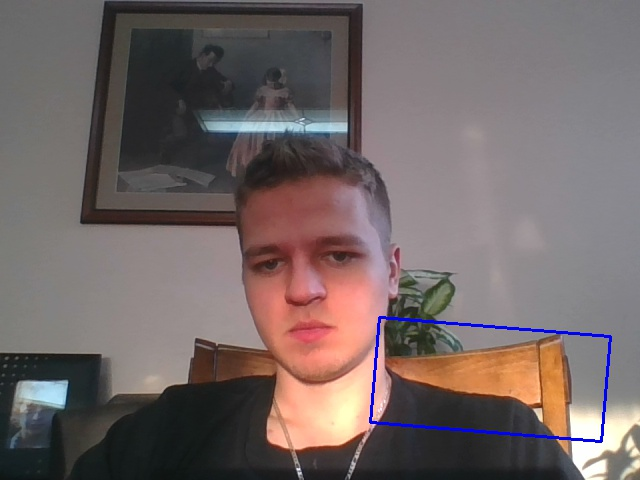
#> input picture TestImg.jpg, 640 x 480 px, given in place of the camera
$ python FeatureRecognition.py   (older library calls are emulated)
#> lines starting #> are read from the running program, lines starting #| are printed output that depends on the picture; after the words box and inside, x2 and y2 are one past the last pixel; in counts of white or black regions, pixels touching at a corner belong together
########################################## Feature Recognition Training  ###################################

import cv2
from matplotlib import pyplot as plt
import numpy as np
import sys
#print(sys.path)
#print ('\n'.join(sys.path))
print("OpenCV Version: {}". format(cv2. __version__))

cap = cv2.VideoCapture(0)
while(1):
    # Take each frame
    _, frame = cap.read()
#> frame is the input picture: shape (480, 640, 3); mean B, G, R 102.3, 103, 115
    _ , thresh = cv2.threshold(frame,127,255,cv2.THRESH_BINARY)
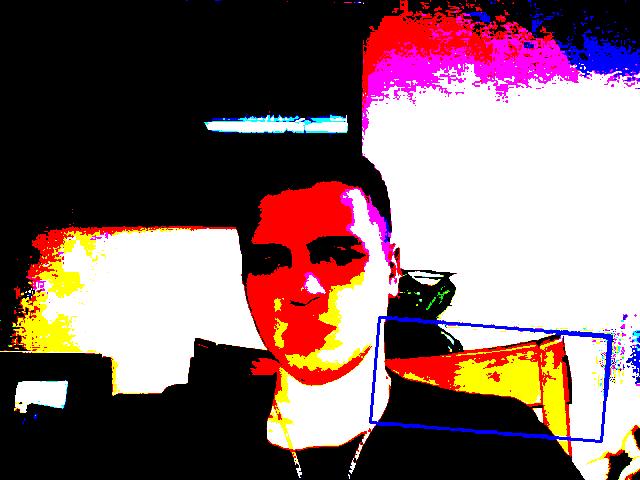
#> thresh: shape (480, 640, 3); mean B, G, R 102.8, 100.9, 128.6
    _ , thresh2 = cv2.threshold(frame,200,255,cv2.THRESH_BINARY)
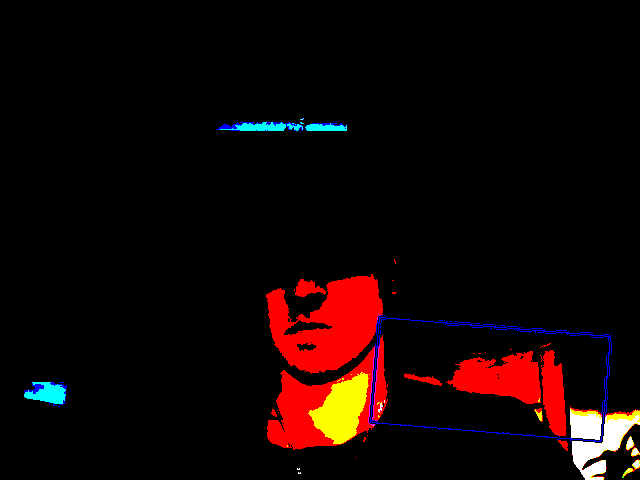
#> thresh2: shape (480, 640, 3); mean B, G, R 4.5, 5.6, 18.8
    gray = cv2.cvtColor(frame,cv2.COLOR_BGR2GRAY)
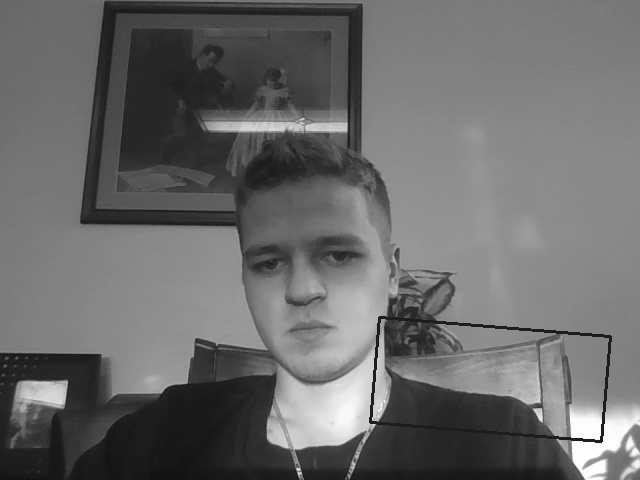
#> gray: shape (480, 640); min 17, max 255, mean 106.5
    # Initiate FAST object with default values
    fast = cv2.FastFeatureDetector_create(threshold=25)
    # find and draw the keypoints
    kp = fast.detect(frame,None)
#> kp = 285 keypoints; strongest (x, y, size): (598, 438, 7), (602, 440, 7), (601, 442, 7), (372, 418, 7)
    img2 = cv2.drawKeypoints(frame, kp, None,color=(255,0,0))
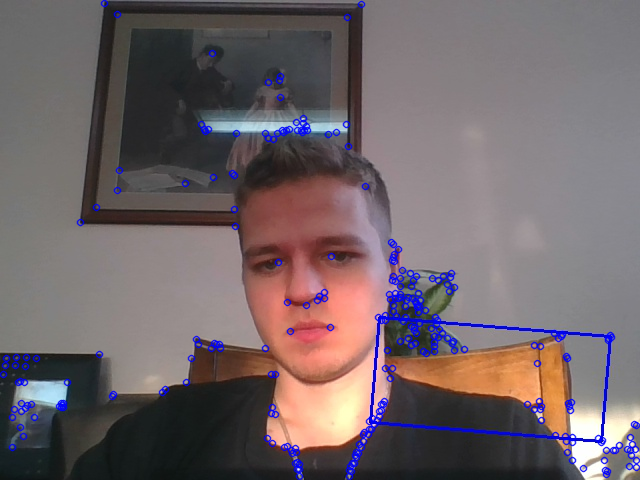
#> img2: shape (480, 640, 3); mean B, G, R 105, 101.1, 112.9

    orb = cv2.ORB_create(WTA_K = 2)  # wta =2 is the default
    kp = orb.detect(frame,None)
#> kp = 500 keypoints; strongest (x, y, size): (602, 440, 31), (596, 438, 37.2), (601, 440, 37.2), (598, 438, 31)
    # compute the descriptors with ORB
    kp, des = orb.compute(frame, kp)
    img3 = cv2.drawKeypoints(frame,kp,None,color=(255,0,0))
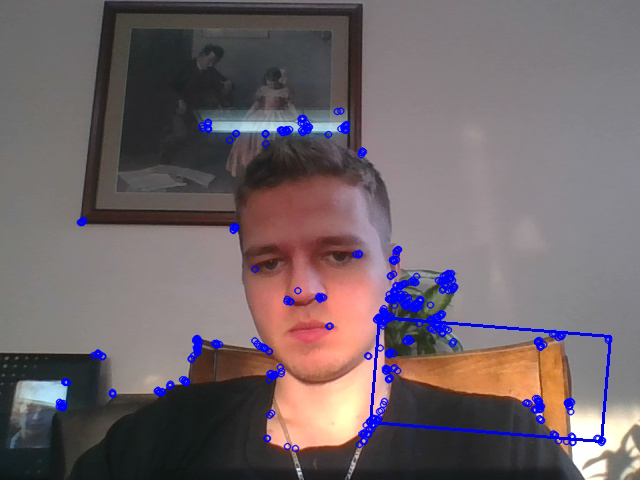
#> img3: shape (480, 640, 3); mean B, G, R 105.1, 100.9, 112.6

    th2 = cv2.adaptiveThreshold(gray,255,cv2.ADAPTIVE_THRESH_MEAN_C,\
            cv2.THRESH_BINARY,11,2)
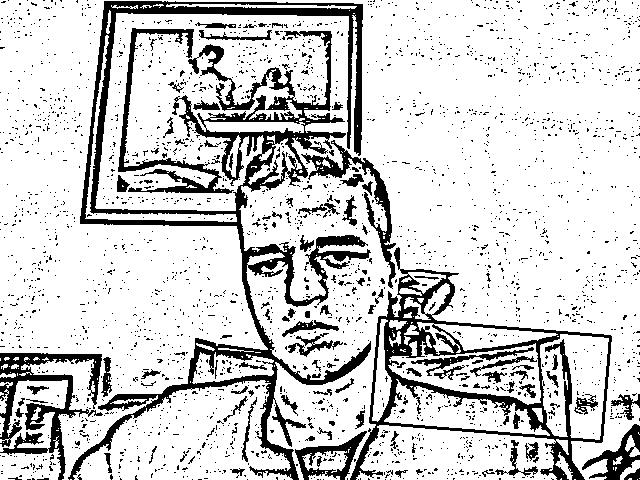
#> th2: shape (480, 640); 81.5% white; 2597 black regions (2487 under 20 px), largest, box (x1, y1, x2, y2) and area: (68, 1, 371, 480) 22424, (350, 247, 612, 480) 9019, (0, 353, 103, 480) 4052
    imageHarrison = np.float32(gray)
    dst = cv2.cornerHarris(imageHarrison,2,3,0.04)
    #dst = cv2.dilate(dst,None)
    #frame[dst>0.01*dst.max()]=[0,0,255]
    corners = cv2.goodFeaturesToTrack(gray,25,0.1,10)
#> corners = 25 rows, first 8: [599, 439], [372, 420], [572, 442], [299, 469], [381, 319], [542, 421], [534, 409], [556, 440]
    corners = np.int0(corners)
    for i in corners:
    	x,y = i.ravel()
    	cv2.circle(frame,(x,y),3,255,-1)
#> this loop made 25 passes
#> (x, y) on passes 1 to 12: (599, 439), (372, 420), (572, 442), (299, 469), (381, 319), (542, 421), (534, 409), (556, 440), (608, 338), (356, 458), (216, 345), (350, 473)
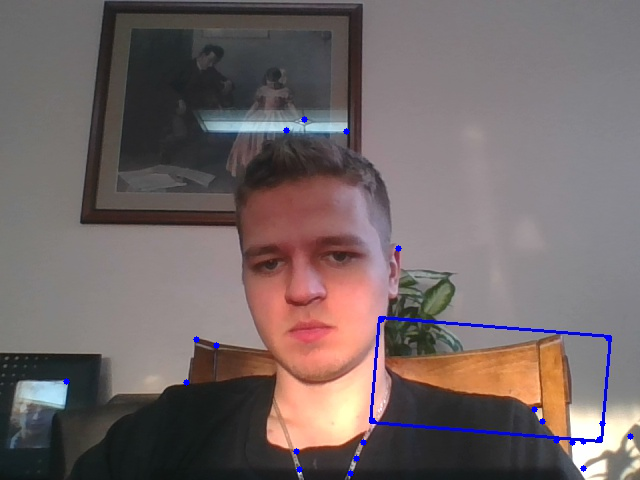
#> frame: shape (480, 640, 3); 0.24% of pixels changed, all inside (x1, y1, x2, y2) = (63, 116, 634, 477)
    #plt.imshow(frame),plt.show()
    cv2.imshow('frame',frame)
    #cv2.imshow('tresh', thresh)
    #cv2.imshow('adaptive thresh', th2)
    cv2.imshow('img2', img2)
    cv2.imshow('img3', img3)
    #cv2.imshow('Harrison2', dst2)
    k = cv2.waitKey(5) & 0xFF  ### 5ms wait time
#> (key Esc is pressed here)
    if k == 27:
        break
cv2.destroyAllWindows()


################# HARRIS CORNER DETECTION #################################

# uses color intensity differences and sums of the results to get hte eigenvales which determine if an area is an edge, corner, or flat
# Basically just finds corners
#NOTE:         NOTE SCALE INVARIANT!!!!!!!!!!.... so SCALE will mess up results
# Params:
#          img (must be grayscale float 32)
#          blockSize .... this is the size of neighbourhood considered       .... LARGE blocksize recognizes less lines
#          ksize .... this is the aperture param for the Sobel derivative used... LARGE ksize outputs thicker lines
#          k ... this is the Harris detector free parameter in the equation   ... Wierd value... magic value seems to be around 0.04
# Ex:
#> (the run stopped early here; a loop or call above may not have finished)
